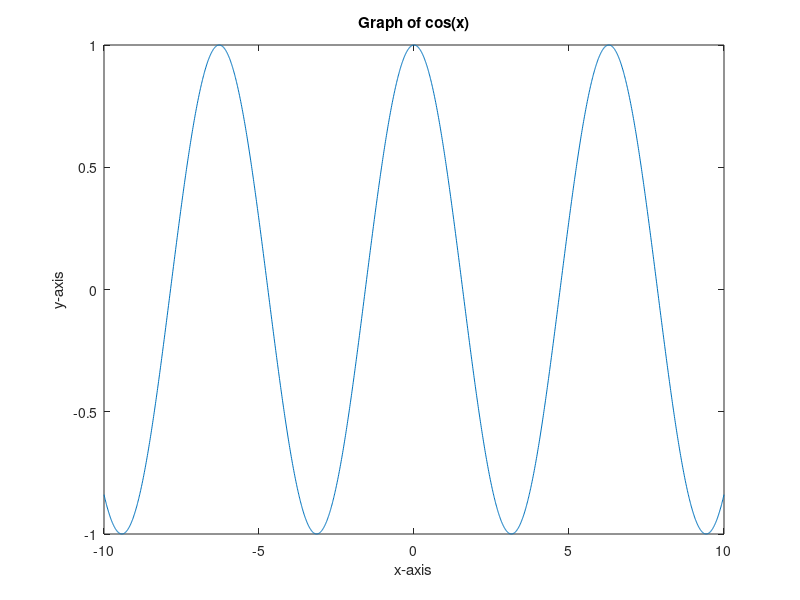

This figure's MATLAB source:
% special arrays
ones(3)
zeros(3)
eye(3)
magic(3)

% Go to rand
mcs31 = rand(15, 8)
mcs31 * 100
mat = [1,1,2,3,4; 2,3,4,5,6; 12,7,4,2,1; 9,8,22,13,14; 12,14,98,12,2] 
% referencing elements in a matrix
mat(3,3)

mat(:,3) % all elements in third column
mat(3,:) % all elements in third row
m11 = mat(2:5,2:5) % 4x4 matrix
det(m11)
m12 = mat(2:5, [1:1,3:5]) 
mat(:,2) = []

mark = rand(15,8) 
marks = mark * 100
sma2301 = marks(:, 6)
sma2301_mean = mean (sma2301)
sma2301_min = min(sma2301)
sma2301_max = max(sma2301)
smas2301_std = std (sma2301)
sma2301_var = var(sma2301)


% Graph representation
x = -2:2;
y= 2*x + 3;
plot(x,y)
%sin and cos wave
x = -10:0.01:10
y = sin(x)
plot(x,y),xlabel("x-axis"), ylabel("y-axis"), title("Graph of sin(x)")

x = -10:0.01:10
y = cos(x)
plot(x,y),xlabel("x-axis"), ylabel("y-axis"), title("Graph of cos(x)")




